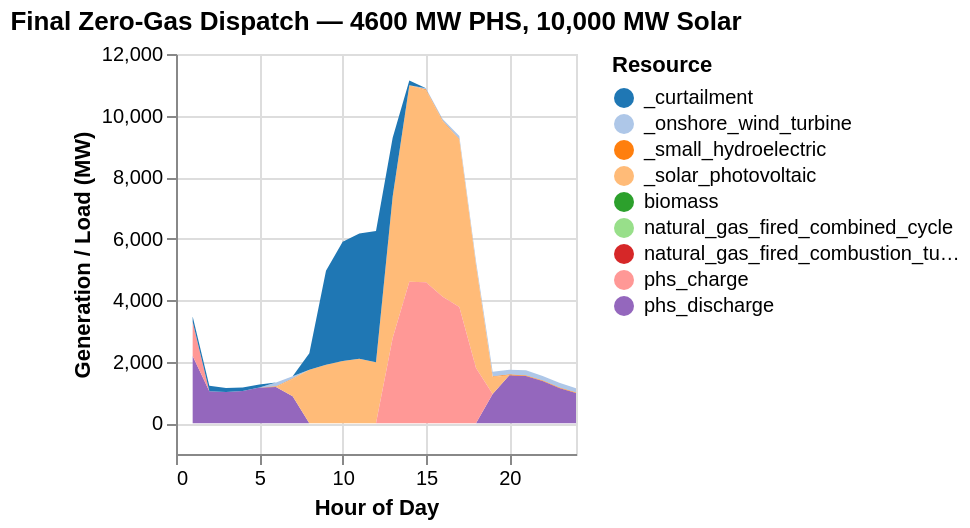

Write notebook code for a chart like this one.
### Code cell
# =============================================================================
# PART B: Final System — Curtailment and Dispatch at Zero-Gas PHS Capacity
# =============================================================================

# Use the PHS capacity at which gas first reaches zero
phs_final_cap = results_sweep[results_sweep.total_gas_mwh .< 1.0, :phs_cap_mw][1]
println("\nFinal PHS capacity (zero gas): $(phs_final_cap) MW")

# Re-run the model at the final PHS capacity to extract full dispatch detail
gen_df_final = copy(gen_df_solar)
gen_df_final[gen_df_final.resource .== "hydroelectric_pumped_storage",
             :existing_cap_mw] .= phs_final_cap

solution_final = unit_commitment_storage(gen_df_final, loads, gen_variable_long, 0.01)

# --- Curtailment statistics ---
total_solar_available = sum(
    gen_variable_long[gen_variable_long.gen_full .== "wec_sdge_solar_photovoltaic_1.0", :cf] .*
    10000.0)

total_curtailment = sum(solution_final.curtail.curt)
curtailment_pct   = round(100.0 * total_curtailment / total_solar_available, digits=2)

println("\n=== Part B: Final System Curtailment ===")
println("PHS power capacity          : $(phs_final_cap) MW")
println("PHS energy capacity         : $(4 * phs_final_cap) MWh")
println("Total solar available (MWh) : $(round(total_solar_available, digits=1))")
println("Total curtailment (MWh)     : $(round(total_curtailment,     digits=1))")
println("Solar curtailment %         : $(curtailment_pct)%")
println("Peak demand (MW)            : 2000  (system reference)")
println("Total cost (\$)              : $(round(solution_final.cost, digits=2))")

# --- Prepare dispatch for plotting ---
sol_gen_final = innerjoin(solution_final.gen,
                          gen_df_final[!, [:r_id, :resource]],
                          on = :r_id)
sol_gen_final = combine(groupby(sol_gen_final, [:resource, :hour]), :gen => sum)

sol_gen_final[sol_gen_final.resource .== "solar_photovoltaic",          :resource] .= "_solar_photovoltaic"
sol_gen_final[sol_gen_final.resource .== "onshore_wind_turbine",        :resource] .= "_onshore_wind_turbine"
sol_gen_final[sol_gen_final.resource .== "small_hydroelectric",         :resource] .= "_small_hydroelectric"
sol_gen_final[sol_gen_final.resource .== "hydroelectric_pumped_storage",:resource] .= "phs_discharge"

# PHS charge
phs_charge_final = combine(groupby(solution_final.charge, :hour), :gen => sum)
phs_charge_final[!, :resource] .= "phs_charge"
rename!(phs_charge_final, :gen_sum => :gen_sum)
append!(sol_gen_final, phs_charge_final[:, [:resource, :hour, :gen_sum]])

# Curtailment
curtail_final = combine(groupby(solution_final.curtail, :hour), :curt => sum)
curtail_final[!, :resource] .= "_curtailment"
rename!(curtail_final, :curt_sum => :gen_sum)
append!(sol_gen_final, curtail_final[:, [:resource, :hour, :gen_sum]])

# --- Dispatch plot ---
sol_gen_final |>
@vlplot(
    :area,
    x = {:hour,    title = "Hour of Day"},
    y = {:gen_sum, stack = :zero, title = "Generation / Load (MW)"},
    color = {"resource:n", scale = {scheme = "category20"}, title = "Resource"},
    title = "Final Zero-Gas Dispatch — $(Int(phs_final_cap)) MW PHS, 10,000 MW Solar"
)

### Figure 1 — Vega specification as saved in the notebook (floating-point values rounded to 4 significant figures; data arrays with more than 128 entries replaced by an {"elided": "..."} marker saying what was removed)
{"$schema": "https://vega.github.io/schema/vega/v5.json", "axes": [{"aria": false, "domain": false, "grid": true, "gridScale": "y", "labels": false, "maxExtent": 0, "minExtent": 0, "orient": "bottom", "scale": "x", "tickCount": {"signal": "ceil(width/40)"}, "ticks": false, "zindex": 0}, {"aria": false, "domain": false, "grid": true, "gridScale": "x", "labels": false, "maxExtent": 0, "minExtent": 0, "orient": "left", "scale": "y", "tickCount": {"signal": "ceil(height/40)"}, "ticks": false, "zindex": 0}, {"grid": false, "labelFlush": true, "labelOverlap": true, "orient": "bottom", "scale": "x", "tickCount": {"signal": "ceil(width/40)"}, "title": "Hour of Day", "zindex": 0}, {"grid": false, "labelOverlap": true, "orient": "left", "scale": "y", "tickCount": {"signal": "ceil(height/40)"}, "title": "Generation / Load (MW)", "zindex": 0}], "background": "white", "data": [{"name": "source_0", "values": {"elided": "216 records"}}, {"name": "data_0", "source": "source_0", "transform": [{"as": "hour", "expr": "toNumber(datum[\"hour\"])", "type": "formula"}, {"field": "gen_sum", "groupby": ["resource"], "key": "hour", "method": "value", "type": "impute", "value": 0}, {"as": ["gen_sum_start", "gen_sum_end"], "field": "gen_sum", "groupby": ["hour"], "offset": "zero", "sort": {"field": ["resource"], "order": ["descending"]}, "type": "stack"}]}], "height": 200, "legends": [{"fill": "color", "symbolType": "circle", "title": "Resource"}], "marks": [{"encode": {"update": {"height": {"field": {"group": "height"}}, "width": {"field": {"group": "width"}}}}, "from": {"facet": {"data": "data_0", "groupby": ["resource"], "name": "faceted_path_main"}}, "marks": [{"encode": {"update": {"defined": {"signal": "isValid(datum[\"hour\"]) && isFinite(+datum[\"hour\"]) && isValid(datum[\"gen_sum\"]) && isFinite(+datum[\"gen_sum\"])"}, "description": {"signal": "\"Hour of Day: \" + (format(datum[\"hour\"], \"\")) + \"; Generation / Load (MW): \" + (format(datum[\"gen_sum\"], \"\")) + \"; Resource: \" + (isValid(datum[\"resource\"]) ? datum[\"resource\"] : \"\"+datum[\"resource\"])"}, "fill": {"field": "resource", "scale": "color"}, "orient": {"value": "vertical"}, "x": {"field": "hour", "scale": "x"}, "y": {"field": "gen_sum_end", "scale": "y"}, "y2": {"field": "gen_sum_start", "scale": "y"}}}, "from": {"data": "faceted_path_main"}, "name": "marks", "sort": {"field": "datum[\"hour\"]"}, "style": ["area"], "type": "area"}], "name": "pathgroup", "type": "group"}], "padding": 5, "scales": [{"domain": {"data": "data_0", "field": "hour"}, "name": "x", "nice": true, "range": [0, {"signal": "width"}], "type": "linear", "zero": false}, {"domain": {"data": "data_0", "fields": ["gen_sum_start", "gen_sum_end"]}, "name": "y", "nice": true, "range": [{"signal": "height"}, 0], "type": "linear", "zero": true}, {"domain": {"data": "data_0", "field": "resource", "sort": true}, "name": "color", "range": {"scheme": "category20"}, "type": "ordinal"}], "style": "cell", "title": {"frame": "group", "text": "Final Zero-Gas Dispatch — 4600 MW PHS, 10,000 MW Solar"}, "width": 200}
